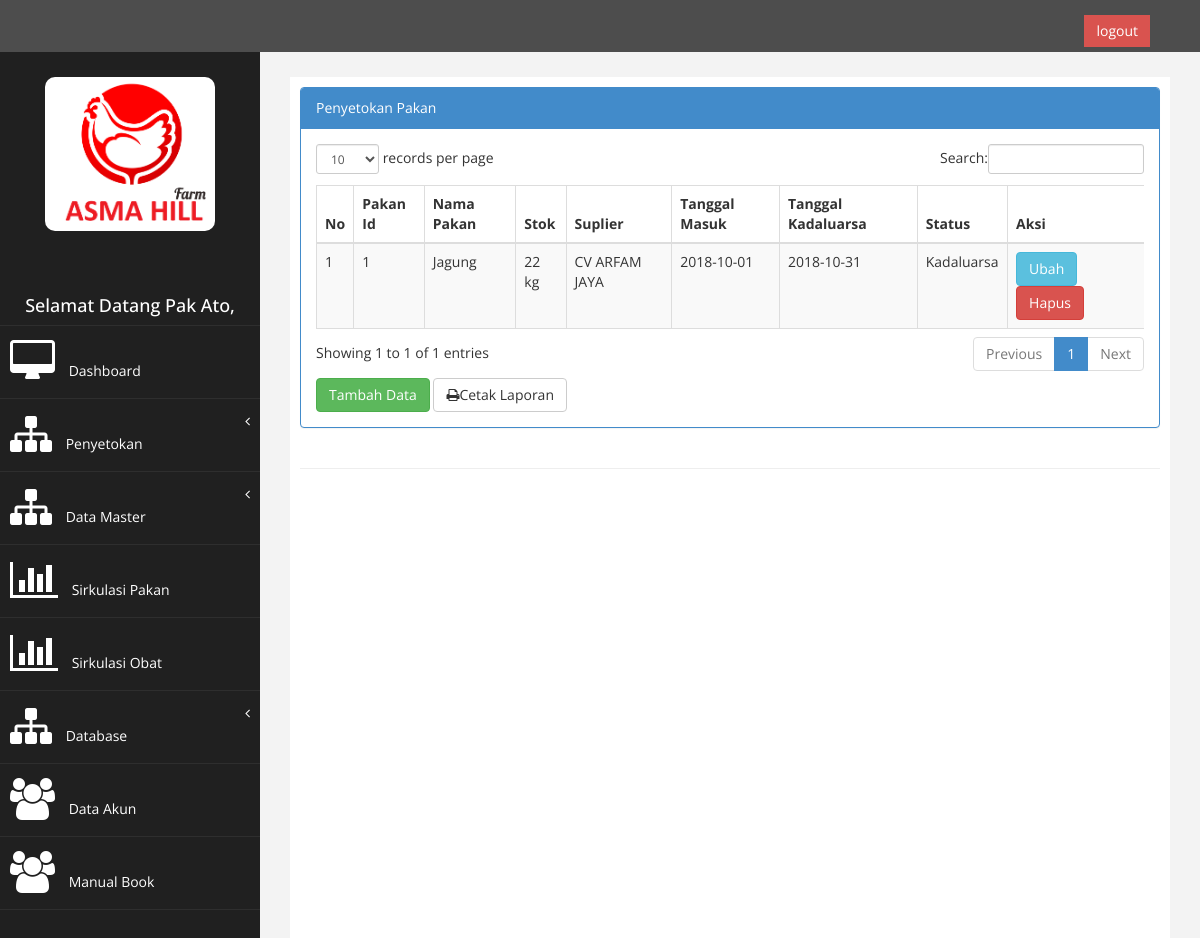
Screenshot of /index.php?page=view_stok_pakan (signed in) with the database file from the repository.
### tables this page shows
CREATE TABLE `stok_pakan` (
  `pakan_id` int(9) NOT NULL AUTO_INCREMENT,
  `nama_pakan` varchar(25) NOT NULL,
  `stok` int(11) NOT NULL,
  `id_suplier` int(5) NOT NULL,
  `id_kategori` int(11) NOT NULL,
  `tgl_masuk` date NOT NULL,
  `tgl_kadaluarsa` date NOT NULL,
  PRIMARY KEY (`pakan_id`)
);

CREATE TABLE `tb_suplier` (
  `id_suplier` int(5) NOT NULL AUTO_INCREMENT,
  `nama_suplier` varchar(250) NOT NULL,
  `alamat_suplier` varchar(250) NOT NULL,
  `tlp_suplier` varchar(12) NOT NULL,
  PRIMARY KEY (`id_suplier`)
);

### page/stok_pakan/stok_pakan.php (the view, shortened to what this page needs)
<div class="row">
                <div class="col-md-12">
                    <div class="panel panel-primary">
                        <div class="panel-heading">
                             Penyetokan Pakan
                        </div>
                        <div class="panel-body">
                            <div class="table-responsive">
                                <table class="table table-striped table-bordered table-hover" id="dataTables-example">
                                    <thead>
                                        <tr>
                                            <th>No</th>
                                            <th>Pakan Id</th>
                                            <th>Nama Pakan</th>
                                            <th>Stok</th>
                                            <th>Suplier</th>
                                            <th>Tanggal Masuk</th>
                                            <th>Tanggal Kadaluarsa</th>
                                            <th>Status</th>
                                            <th>Aksi</th>
                                        </tr>
                                    </thead>
                                    <tbody>
                                    <?php error_reporting(E_ALL ^ E_NOTICE);
                                    $no = 1;
                                    $sql = $koneksi->query("select stok_pakan.pakan_id,stok_pakan.nama_pakan, stok_pakan.stok, stok_pakan.id_suplier, stok_pakan.tgl_masuk, stok_pakan.tgl_kadaluarsa, tb_suplier.nama_suplier,IF(DATEDIFF(NOW(),tgl_kadaluarsa)>0,'Kadaluarsa','Belum Kadaluarsa') AS kadaluarsa from stok_pakan INNER JOIN tb_suplier ON stok_pakan.id_suplier=tb_suplier.id_suplier ");
                                    while ($data= $sql->fetch_assoc()){
                                    ?>
                                    <tr>
                                    <td><?php echo $no++; ?></td>
                                     <td><?php echo $data['pakan_id']; ?></td>
                                    <td><?php echo $data['nama_pakan']; ?></td>
                                    <td><?php echo $data['stok']; ?> kg</td>
                                    <td><?php echo $data['nama_suplier']; ?></td>
                                    <td><?php echo $data['tgl_masuk']; ?></td>
                                    <td><?php echo $data['tgl_kadaluarsa']; ?></td>
                                    <td><?php echo $data['kadaluarsa']; ?></td>
                                    <td>
                                    <a href="?page=view_stok_pakan&aksi=ubah&id=<?php echo $data['pakan_id'];?>"  class="btn btn-info">Ubah</a>
                                    <a onclick="return confirm('Anda Yakin Akan Menghapus Data Ini?')" href="?page=view_stok_pakan&aksi=hapus&id=<?php echo $data['pakan_id']; ?>&kategori=<?php echo $_GET[id]; ?>" class="btn btn-danger">Hapus</a>
                                    </td>
                                    </tr>
                                    <?php } ?>
                                    </tbody>
                                    </table>
                                    </div>
                                    <a href="?page=view_stok_pakan&aksi=tambah" class="btn btn-success" style="margin-bottom: : 8px";><i class="fa fa-back"></i>Tambah Data</a>
                                    <a href="./laporan/laporan_stok_pakan.php" target="blank" class="btn btn-default" style="margin-bottom: : 8px";><i class="fa fa-print"></i>Cetak Laporan</a>
                                       </div>
                                        </div>
                                         </div>
                                          </div>

### assets/css/custom.css (style rules this page uses)
body { font-family: 'Open Sans', sans-serif; }

### rows the page displays
stok_pakan: pakan_id "1", nama_pakan "Jagung", stok "22", id_suplier.nama_suplier "CV ARFAM JAYA", tgl_masuk "2018-10-01", tgl_kadaluarsa "2018-10-31", kadaluarsa "Kadaluarsa"

### other values shown
$_SESSION['nama'] "Pak Ato"
